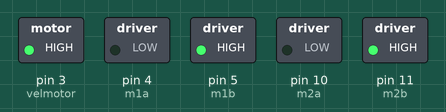
A sketch run on a simulated Arduino Uno, built with avr-gcc and run on an emulated ATmega328P. On the bench: switched loads named in the sketch (green lamp = pin HIGH).

Above: at 0.1 s.
Timing chart, 0 to 1.6 s (numbered marks = the images above):
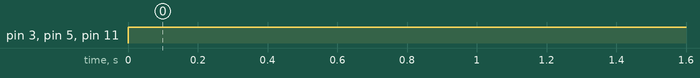

The sketch:

MOTOR-ARDUINO-DOIS-MOTORES.ino
```cpp
#define velmotor 3
#define m1a 4
#define m1b 5
#define m2a 10
#define m2b 11
#define tmp 3000

int vel=0;

void setup() {
  pinMode(velmotor,OUTPUT);
  pinMode(m1a,OUTPUT);
  pinMode(m1b,OUTPUT);
  pinMode(m2a,OUTPUT);
  pinMode(m2b,OUTPUT);
  digitalWrite(m1a,LOW);
  digitalWrite(m1b,LOW);
  digitalWrite(m2a,LOW);
  digitalWrite(m2b,LOW);
  analogWrite(velmotor, vel);
}

void loop() {
  vel = 255;
  analogWrite(velmotor,vel);
  digitalWrite(m1a,LOW);
  digitalWrite(m1b,HIGH);
  digitalWrite(m2a,LOW);
  digitalWrite(m2b,HIGH);
  //delay(tmp);
  //digitalWrite(m1a,LOW);
  //digitalWrite(m1b,LOW);
  //digitalWrite(m2a,LOW);
  //digitalWrite(m2b,LOW);
  //delay(100);
  //digitalWrite(m1a,HIGH);
  //digitalWrite(m1b,LOW);
  //digitalWrite(m2a,HIGH);
  //digitalWrite(m2b,LOW);
  //delay(tmp);
}
```

Measured:
- by itself, pin 3 (velmotor), pin 5 (m1b), pin 11 (m2b): LOW → HIGH at 0.00 s
